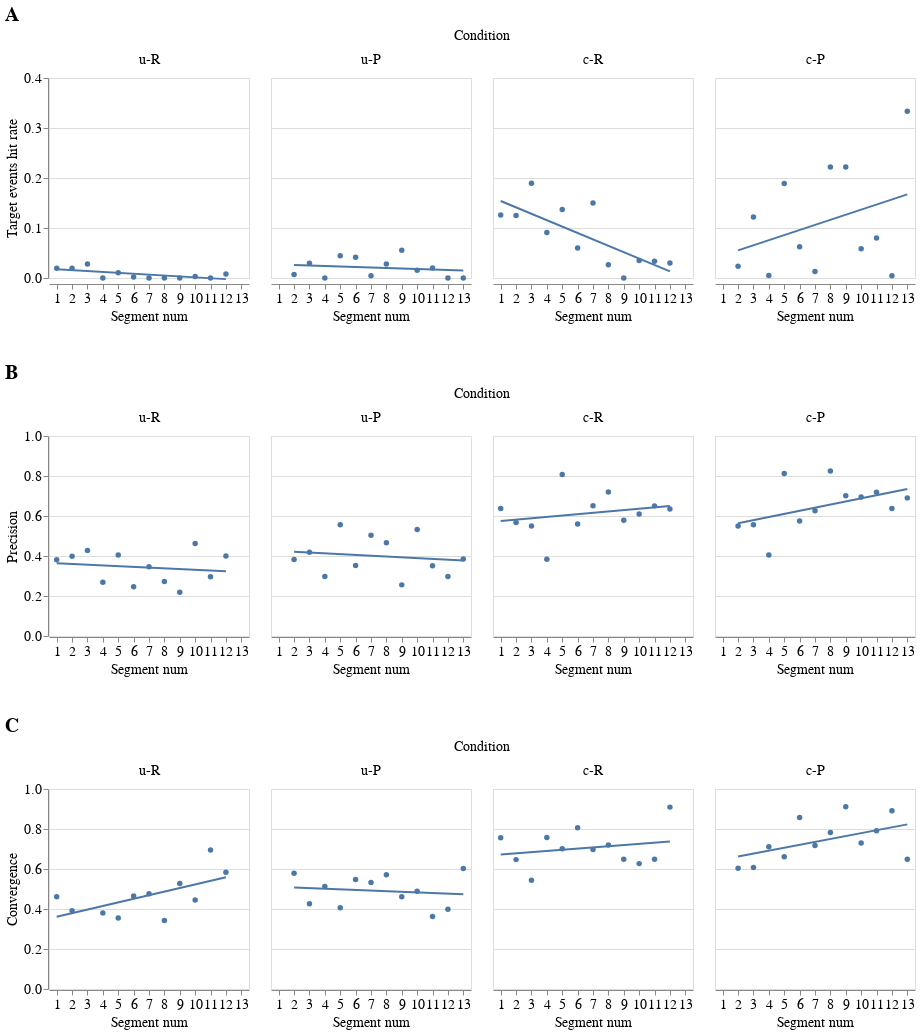

Notebook cell for this chart:
### Code cell
def reg_plot(index, scale_max, title, label):
    scatter = alt.Chart().mark_circle(opacity=1).encode(
        # alt.X('segment_count:O', axis=alt.Axis(title='Segment count', labelAngle=0)),
        alt.X('segment_num:O', axis=alt.Axis(title='Segment num', labelAngle=0)),
        alt.Y(index, axis=alt.Axis(title=label), scale=alt.Scale(domain=(0, scale_max))
        # scale=alt.Scale(domain=(0, scale_max))
        ),
    #     alt.Column('condition', sort=cond_pr),
        tooltip='segment'
        ).properties(width=200, height=200)

    # reg_line = scatter.transform_regression('segment_count', index).mark_line()
    reg_line = scatter.transform_regression('segment_num', index).mark_line()

    faceted = alt.layer(scatter, reg_line, data=seg_mean.query(f"condition=={cond_pr}")).facet(title=title, 
            column=alt.Column('cond_short:N', sort=cond_pr_short, title='Condition', 
            header=alt.Header(labelOrient='top', titleFontSize=14, labelFontSize=14, titleFontWeight='normal', titlePadding=0)))
    return faceted

reg_hit_rate = reg_plot('target_hit_rate',0.4,'A','Target events hit rate')
reg_pre = reg_plot('res_1_simi_info_z',1,'B','Precision')
reg_conv = reg_plot('res_1_MD_z',1,'C','Convergence')

(reg_hit_rate & reg_pre & reg_conv).configure_axis(
    titleFontWeight='normal',
    titleFontSize=14,
    labelFontSize=14,
).configure_concat(
    spacing=40
).configure_legend( 
    symbolSize=100,  
    labelFontSize=14, 
    titleFontWeight='normal',
    titleFontSize=16,
).configure_title(
    fontSize=20,
)
